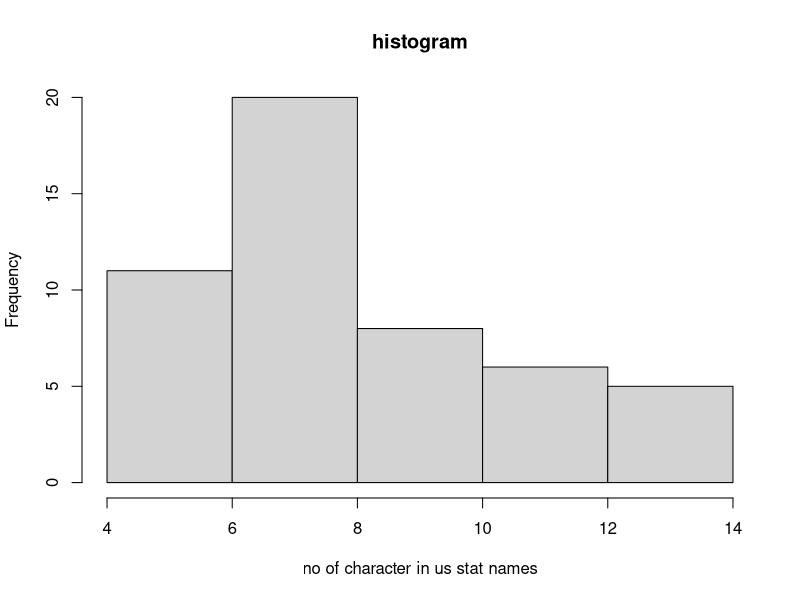

Generate this figure with R:
#1. states=rownames(USArrests)
#. Get states names with 'w'.
#. Get states names with with 'W'.
states = rownames(USArrests)
print(states)
grep(pattern = "w",x = states,value = TRUE)
grep(pattern = "W",x = states,value = TRUE)
#2. Prepare a histogram of the number of characters in each US state.
#print how many character in states
l<-nchar(states)
print(l)
hist(l,main="histogram",xlab = "no of character in us stat names")
